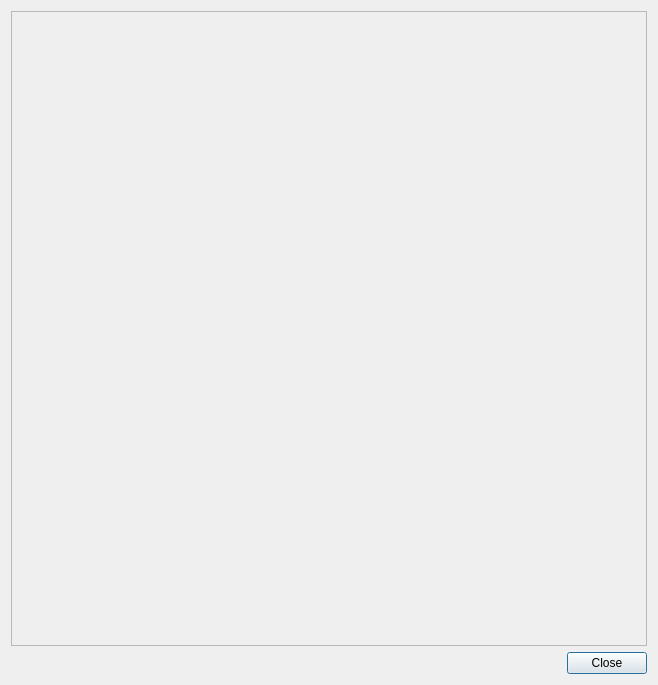
<?xml version="1.0" encoding="UTF-8"?>
<ui version="4.0">
 <class>CpGroupsDlg</class>
 <widget class="QDialog" name="CpGroupsDlg">
  <property name="geometry">
   <rect>
    <x>0</x>
    <y>0</y>
    <width>658</width>
    <height>685</height>
   </rect>
  </property>
  <property name="windowTitle">
   <string>Dialog</string>
  </property>
  <layout class="QGridLayout" name="gridLayout">
   <item row="0" column="0">
    <layout class="QVBoxLayout" name="verticalLayout">
     <item>
      <widget class="QFrame" name="detector">
       <property name="frameShape">
        <enum>QFrame::StyledPanel</enum>
       </property>
       <property name="frameShadow">
        <enum>QFrame::Raised</enum>
       </property>
      </widget>
     </item>
     <item>
      <widget class="QDialogButtonBox" name="closeButtonBox">
       <property name="standardButtons">
        <set>QDialogButtonBox::Close</set>
       </property>
      </widget>
     </item>
    </layout>
   </item>
  </layout>
 </widget>
 <resources/>
 <connections/>
</ui>
